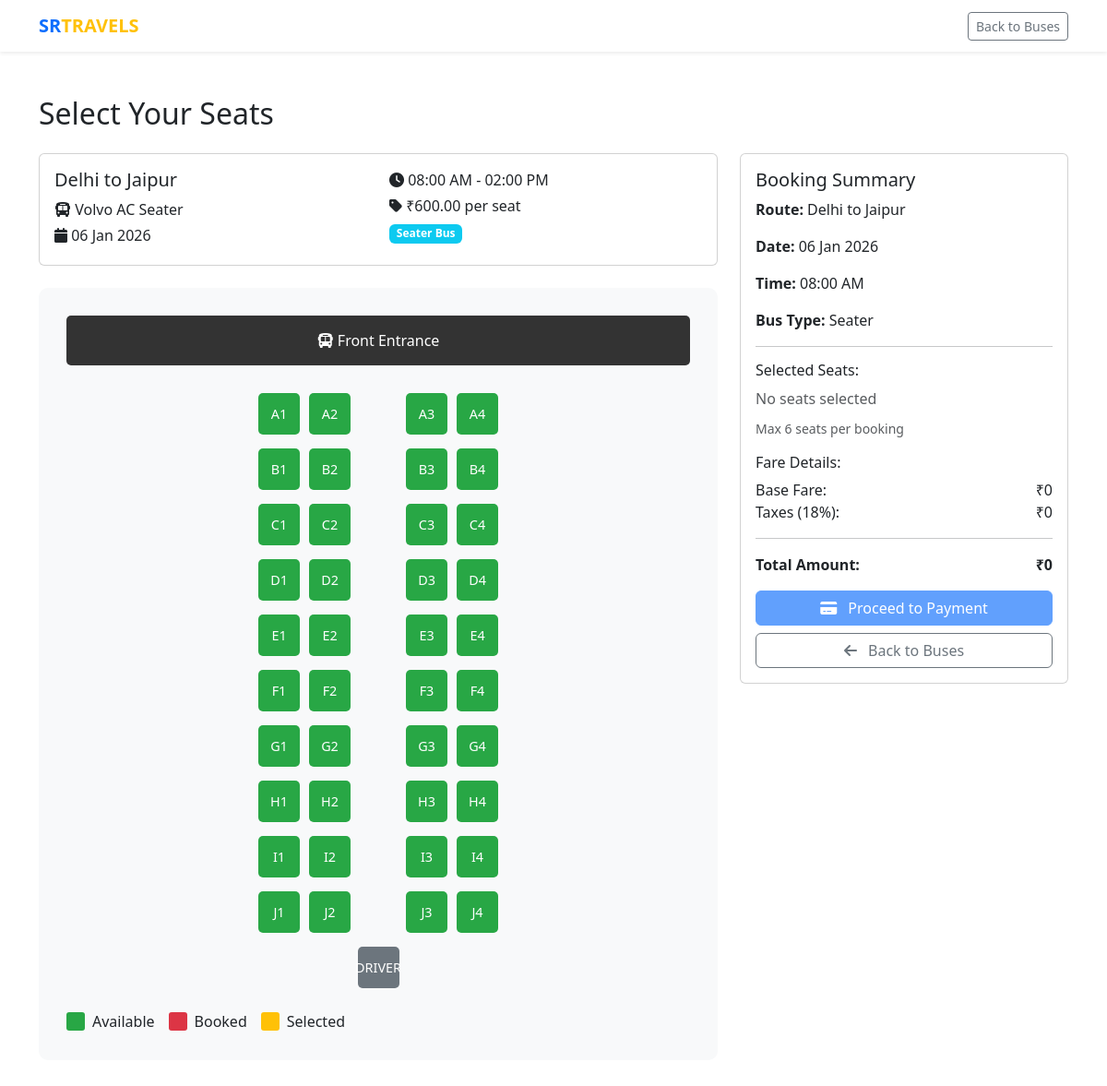
Page /seat-selection.php?route_id=1&travel_date=2026-01-06 (signed in) on the committed database.
### tables this page shows
CREATE TABLE bus_routes (
    id INT PRIMARY KEY AUTO_INCREMENT,
    bus_id INT,
    from_city VARCHAR(100) NOT NULL,
    to_city VARCHAR(100) NOT NULL,
    departure_time TIME NOT NULL,
    arrival_time TIME NOT NULL,
    duration VARCHAR(20),
    frequency VARCHAR(50),
    fare DECIMAL(10,2) NOT NULL,
    created_by INT,
    created_at TIMESTAMP DEFAULT CURRENT_TIMESTAMP,
    FOREIGN KEY (bus_id) REFERENCES buses(id) ON DELETE CASCADE,
    FOREIGN KEY (created_by) REFERENCES admin(id) ON DELETE SET NULL
);

CREATE TABLE buses (
    id INT PRIMARY KEY AUTO_INCREMENT,
    bus_number VARCHAR(20) UNIQUE NOT NULL,
    bus_name VARCHAR(100) NOT NULL,
    bus_type ENUM('seater', 'sleeper') NOT NULL,
    total_seats INT NOT NULL,
    available_seats INT NOT NULL,
    amenities TEXT,
    status ENUM('active', 'inactive', 'maintenance') DEFAULT 'active',
    created_at TIMESTAMP DEFAULT CURRENT_TIMESTAMP
);

### config.php (called while the page is built, shortened)
<?php
$conn = mysqli_connect(DB_HOST, DB_USER, DB_PASS, DB_NAME);
function sanitize_input($data) {
    global $conn;
    $data = trim($data);
    $data = stripslashes($data);
    $data = htmlspecialchars($data);
    $data = mysqli_real_escape_string($conn, $data);
    return $data;
}
function format_date($date) {
    return date('d M Y', strtotime($date));
}
function format_time($time) {
    return date('h:i A', strtotime($time));
}
?>

### seat-selection.php (the view, shortened to what this page needs)
<?php
require_once 'config.php';
$route_id = isset($_GET['route_id']) ? intval($_GET['route_id']) : 0;
$travel_date = isset($_GET['travel_date']) ? sanitize_input($_GET['travel_date']) : date('Y-m-d');
$route_query = "SELECT r.*, b.bus_number, b.bus_name, b.bus_type, b.total_seats
                FROM bus_routes r
                JOIN buses b ON r.bus_id = b.id
                WHERE r.id = $route_id";
$route_result = mysqli_query($conn, $route_query);
$route = mysqli_fetch_assoc($route_result);
$booked_seats = [];
?>
<!DOCTYPE html>
<html lang="en">
<head>
    <link href="https://cdn.jsdelivr.net/npm/bootstrap@5.3.0-alpha1/dist/css/bootstrap.min.css" rel="stylesheet">
    <link rel="stylesheet" href="https://cdnjs.cloudflare.com/ajax/libs/font-awesome/6.4.0/css/all.min.css">
</head>
<body>
    <nav class="navbar navbar-light bg-white shadow-sm">
        <div class="container">
            <a class="navbar-brand fw-bold text-primary" href="index.php">SR<span class="text-warning">TRAVELS</span></a>
            <div class="d-flex align-items-center">
                <a href="booking.php" class="btn btn-outline-secondary btn-sm">Back to Buses</a>
            </div>
        </div>
    </nav>
    <div class="container py-5">
        <h2 class="mb-4">Select Your Seats</h2>
        <div class="row">
            <div class="col-lg-8">
                <div class="card mb-4">
                    <div class="card-body">
                        <div class="row">
                            <div class="col-md-6">
                                <h5><?php echo $route['from_city']; ?> to <?php echo $route['to_city']; ?></h5>
                                <p class="mb-1"><i class="fas fa-bus"></i> <?php echo $route['bus_name']; ?></p>
                                <p class="mb-1"><i class="fas fa-calendar"></i> <?php echo format_date($travel_date); ?></p>
                            </div>
                            <div class="col-md-6">
                                <p class="mb-1"><i class="fas fa-clock"></i> <?php echo format_time($route['departure_time']); ?> - <?php echo format_time($route['arrival_time']); ?></p>
                                <p class="mb-1"><i class="fas fa-tag"></i> ₹<?php echo $route['fare']; ?> per seat</p>
                                <span class="badge <?php echo $route['bus_type'] == 'seater' ? 'bg-info' : 'bg-warning'; ?>">
                                    <?php echo ucfirst($route['bus_type']); ?> Bus
                                </span>
                            </div>
                        </div>
                    </div>
                </div>
                <div class="seat-layout-container">
                    <?php if($route['bus_type'] == 'seater'): ?>
                        <div class="bus-front">
                            <i class="fas fa-bus"></i> Front Entrance
                        </div>
                        <form id="seatForm" method="POST">
                            <div id="seatMap">
                                <?php
                                $rows = ['A', 'B', 'C', 'D', 'E', 'F', 'G', 'H', 'I', 'J'];
                                foreach($rows as $row) {
                                    echo '<div class="seat-row">';
                                    for($i = 1; $i <= 4; $i++) {
                                        $seat_number = $row . $i;
                                        $is_booked = in_array($seat_number, $booked_seats);
                                        echo '<div class="seat ' . ($is_booked ? 'booked' : 'available') . '"
                                                  data-seat="' . $seat_number . '"
                                                  onclick="toggleSeat(this, ' . ($is_booked ? 'false' : 'true') . ')">';
                                        echo $seat_number;
                                        echo '</div>';
                                    }
                                    echo '</div>';
                                }
                                echo '<div class="seat-row"><div class="seat driver">DRIVER</div></div>';
                                ?>
                            </div>
                            <div class="d-flex flex-wrap mt-4">
                                <div class="legend-item">
                                    <div class="legend-color" style="background: #28a745;"></div>
                                    <span>Available</span>
                                </div>
                                <div class="legend-item">
                                    <div class="legend-color" style="background: #dc3545;"></div>
                                    <span>Booked</span>
                                </div>
                                <div class="legend-item">
                                    <div class="legend-color" style="background: #ffc107;"></div>
                                    <span>Selected</span>
                                </div>
                            </div>
                        </form>
                    <?php endif; ?>
                </div>
            </div>
            <div class="col-lg-4">
                <div class="booking-summary card">
                    <div class="card-body">
                        <h5 class="card-title">Booking Summary</h5>
                        <div class="mb-3">
                            <p><strong>Route:</strong> <?php echo $route['from_city']; ?> to <?php echo $route['to_city']; ?></p>
                            <p><strong>Date:</strong> <?php echo format_date($travel_date); ?></p>
                            <p><strong>Time:</strong> <?php echo format_time($route['departure_time']); ?></p>
                            <p><strong>Bus Type:</strong> <?php echo ucfirst($route['bus_type']); ?></p>
                        </div>
                        <hr>
                        <div class="mb-3">
                            <h6>Selected Seats:</h6>
                            <div id="selectedSeatsList" class="mb-2">No seats selected</div>
                            <small class="text-muted">Max 6 seats per booking</small>
                        </div>
                        <div class="mb-3">
                            <h6>Fare Details:</h6>
                            <div class="d-flex justify-content-between">
                                <span>Base Fare:</span>
                                <span>₹<span id="baseFare">0</span></span>
                            </div>
                            <div class="d-flex justify-content-between">
                                <span>Taxes (18%):</span>
                                <span>₹<span id="taxes">0</span></span>
                            </div>
                            <hr>
                            <div class="d-flex justify-content-between fw-bold">
                                <span>Total Amount:</span>
                                <span>₹<span id="totalAmount">0</span></span>
                            </div>
                        </div>
                        <div class="d-grid gap-2">
                            <button type="submit" form="seatForm" class="btn btn-primary" id="proceedBtn" disabled>
                                <i class="fas fa-credit-card me-2"></i> Proceed to Payment
                            </button>
                            <a href="booking.php" class="btn btn-outline-secondary">
                                <i class="fas fa-arrow-left me-2"></i> Back to Buses
                            </a>
                        </div>
                    </div>
                </div>
            </div>
        </div>
    </div>
</body>
</html>

### seat-selection.php (style rules this page uses)
.seat-layout-container { background: #f8f9fa; border-radius: 10px; padding: 30px; }
.bus-front { text-align: center; padding: 15px; background: #333; color: white; border-radius: 5px; margin-bottom: 30px; }
.seat-row { display: flex; justify-content: center; margin-bottom: 15px; }
.seat { width: 45px; height: 45px; margin: 0 5px; border-radius: 5px; display: flex; align-items: center; justify-content: center; cursor: pointer; font-weight: 500; user-select: none; font-size: 0.9rem; }
.seat.available { background: #28a745; color: white; }
.seat.driver { background: #6c757d; color: white; cursor: default; }
.booking-summary { position: sticky; top: 20px; }
.legend-item { display: flex; align-items: center; margin-right: 15px; }
.legend-color { width: 20px; height: 20px; border-radius: 3px; margin-right: 8px; }

### rows in the picture
bus_routes: from_city "Delhi", to_city "Jaipur", bus.bus_name "Volvo AC Seater", departure_time "08:00 AM", arrival_time "02:00 PM", fare "600.00", bus.bus_type "Seater"

### other values in the picture
format_date($travel_date) "06 Jan 2026"
$seat_number "A1"
$seat_number "A2"
$seat_number "A3"
$seat_number "A4"
$seat_number "B1"
$seat_number "B2"
$seat_number "B3"
$seat_number "B4"
$seat_number "C1"
$seat_number "C2"
$seat_number "C3"
$seat_number "C4"
$seat_number "D1"
$seat_number "D2"
